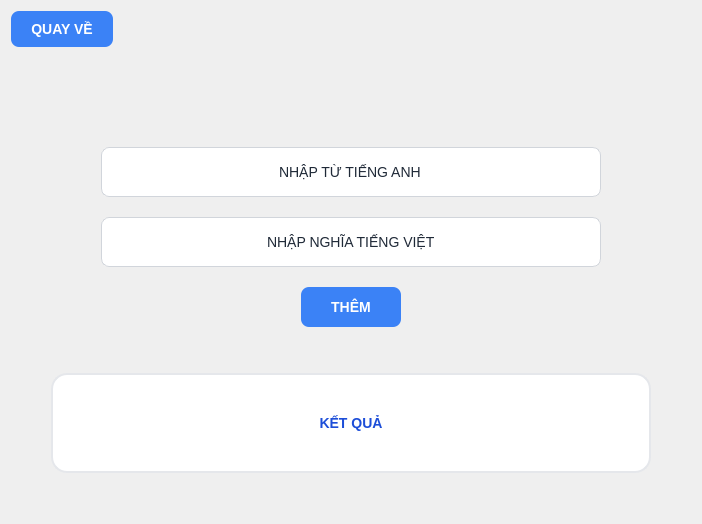
      <widget class="QWidget" name="p3_them_tu_vung">
       <layout class="QVBoxLayout" name="verticalLayout_7">
        <item>
         <layout class="QVBoxLayout" name="verticalLayout_6">
          <property name="spacing">
           <number>20</number>
          </property>
          <item>
           <layout class="QHBoxLayout" name="horizontalLayout_11">
            <item>
             <widget class="QPushButton" name="btn_back_tu_them_tu_vung">
              <property name="styleSheet">
               <string notr="true">QPushButton {
    background-color: #3B82F6; /* Màu xanh dương hiện đại */
    color: #FFFFFF;            /* Chữ màu trắng */
    border: none;              /* Bỏ viền đen viền mặc định */
    border-radius: 8px;        /* Bo góc */
    padding: 10px 20px;        /* Nút to, dễ bấm */
    font-size: 14px;
    font-weight: bold;
    font-family: &quot;Segoe UI&quot;, Arial, sans-serif;
}

QPushButton:hover {
    background-color: #2563EB; /* Hiệu ứng di chuột: Nền tối đi một xíu */
}

QPushButton:pressed {
    background-color: #1D4ED8; /* Hiệu ứng click: Nền tối hẳn lại */
}</string>
              </property>
              <property name="text">
               <string>QUAY VỀ</string>
              </property>
             </widget>
            </item>
            <item>
             <spacer name="horizontalSpacer_9">
              <property name="orientation">
               <enum>Qt::Orientation::Horizontal</enum>
              </property>
              <property name="sizeHint" stdset="0">
               <size>
                <width>40</width>
                <height>20</height>
               </size>
              </property>
             </spacer>
            </item>
           </layout>
          </item>
          <item>
           <spacer name="verticalSpacer_10">
            <property name="orientation">
             <enum>Qt::Orientation::Vertical</enum>
            </property>
            <property name="sizeHint" stdset="0">
             <size>
              <width>20</width>
              <height>40</height>
             </size>
            </property>
           </spacer>
          </item>
          <item>
           <spacer name="verticalSpacer_13">
            <property name="orientation">
             <enum>Qt::Orientation::Vertical</enum>
            </property>
            <property name="sizeHint" stdset="0">
             <size>
              <width>20</width>
              <height>40</height>
             </size>
            </property>
           </spacer>
          </item>
          <item alignment="Qt::AlignmentFlag::AlignHCenter">
           <widget class="QLineEdit" name="text_nhap_tu_tieng_anh_them">
            <property name="enabled">
             <bool>true</bool>
            </property>
            <property name="minimumSize">
             <size>
              <width>500</width>
              <height>50</height>
             </size>
            </property>
            <property name="maximumSize">
             <size>
              <width>600</width>
              <height>50</height>
             </size>
            </property>
            <property name="styleSheet">
             <string notr="true">QLineEdit {
    background-color: #FFFFFF; /* Nền trắng sáng */
    color: #1F2937;            /* CHỮ MÀU ĐEN ĐẬM - Đảm bảo luôn nhìn thấy chữ */
    border: 1px solid #D1D5DB; /* Viền xám nhạt */
    border-radius: 8px;        /* Bo góc mềm mại */
    padding: 8px 12px;         /* Khoảng cách từ chữ tới viền vừa đủ */
    font-size: 14px;
    font-family: &quot;Segoe UI&quot;, Arial, sans-serif;
}

QLineEdit:focus {
    border: 2px solid #3B82F6; /* Khi click vào gõ, viền sáng màu xanh dương */
    background-color: #FFFFFF;
}</string>
            </property>
            <property name="text">
             <string>NHẬP TỪ TIẾNG ANH</string>
            </property>
            <property name="alignment">
             <set>Qt::AlignmentFlag::AlignCenter</set>
            </property>
            <property name="placeholderText">
             <string>NHẬP TỪ TIẾNG ANH</string>
            </property>
           </widget>
          </item>
          <item alignment="Qt::AlignmentFlag::AlignHCenter">
           <widget class="QLineEdit" name="text_nhap_tu_tieng_viet_them">
            <property name="minimumSize">
             <size>
              <width>500</width>
              <height>50</height>
             </size>
            </property>
            <property name="maximumSize">
             <size>
              <width>600</width>
              <height>50</height>
             </size>
            </property>
            <property name="styleSheet">
             <string notr="true">QLineEdit {
    background-color: #FFFFFF; /* Nền trắng sáng */
    color: #1F2937;            /* CHỮ MÀU ĐEN ĐẬM - Đảm bảo luôn nhìn thấy chữ */
    border: 1px solid #D1D5DB; /* Viền xám nhạt */
    border-radius: 8px;        /* Bo góc mềm mại */
    padding: 8px 12px;         /* Khoảng cách từ chữ tới viền vừa đủ */
    font-size: 14px;
    font-family: &quot;Segoe UI&quot;, Arial, sans-serif;
}

QLineEdit:focus {
    border: 2px solid #3B82F6; /* Khi click vào gõ, viền sáng màu xanh dương */
    background-color: #FFFFFF;
}</string>
            </property>
            <property name="text">
             <string>NHẬP NGHĨA TIẾNG VIỆT</string>
            </property>
            <property name="alignment">
             <set>Qt::AlignmentFlag::AlignCenter</set>
            </property>
            <property name="placeholderText">
             <string>NHẬP NGHĨA TIẾNG VIỆT</string>
            </property>
           </widget>
          </item>
          <item alignment="Qt::AlignmentFlag::AlignHCenter">
           <widget class="QPushButton" name="btn_them">
            <property name="minimumSize">
             <size>
              <width>100</width>
              <height>40</height>
             </size>
            </property>
            <property name="maximumSize">
             <size>
              <width>100</width>
              <height>40</height>
             </size>
            </property>
            <property name="styleSheet">
             <string notr="true">QPushButton {
    background-color: #3B82F6; /* Màu xanh dương hiện đại */
    color: #FFFFFF;            /* Chữ màu trắng */
    border: none;              /* Bỏ viền đen viền mặc định */
    border-radius: 8px;        /* Bo góc */
    padding: 10px 20px;        /* Nút to, dễ bấm */
    font-size: 14px;
    font-weight: bold;
    font-family: &quot;Segoe UI&quot;, Arial, sans-serif;
}

QPushButton:hover {
    background-color: #2563EB; /* Hiệu ứng di chuột: Nền tối đi một xíu */
}

QPushButton:pressed {
    background-color: #1D4ED8; /* Hiệu ứng click: Nền tối hẳn lại */
}</string>
            </property>
            <property name="text">
             <string>THÊM</string>
            </property>
           </widget>
          </item>
          <item>
           <spacer name="verticalSpacer_11">
            <property name="orientation">
             <enum>Qt::Orientation::Vertical</enum>
            </property>
            <property name="sizeHint" stdset="0">
             <size>
              <width>20</width>
              <height>40</height>
             </size>
            </property>
           </spacer>
          </item>
         </layout>
        </item>
        <item>
         <layout class="QHBoxLayout" name="horizontalLayout_10">
          <item>
           <spacer name="horizontalSpacer_10">
            <property name="orientation">
             <enum>Qt::Orientation::Horizontal</enum>
            </property>
            <property name="sizeHint" stdset="0">
             <size>
              <width>40</width>
              <height>20</height>
             </size>
            </property>
           </spacer>
          </item>
          <item>
           <widget class="QLabel" name="lbl_ket_qua_them">
            <property name="minimumSize">
             <size>
              <width>600</width>
              <height>100</height>
             </size>
            </property>
            <property name="maximumSize">
             <size>
              <width>600</width>
              <height>100</height>
             </size>
            </property>
            <property name="styleSheet">
             <string notr="true">QLabel {
    background-color: #FFFFFF; /* Nền thẻ màu trắng */
    color: #1D4ED8;            /* Chữ màu xanh dương đậm cho dễ học */
    border: 2px solid #E5E7EB; /* Viền xám rất mờ */
    border-radius: 16px;       /* Bo góc tròn trịa giống cái thẻ thật */
    padding: 30px;             /* Khoảng cách từ viền vào chữ rộng ra */
    font-size: 14px;           /* Chữ từ vựng cực to */
    font-weight: bold;
    font-family: &quot;Segoe UI&quot;, Arial, sans-serif;
    /* qproperty-alignment: AlignCenter;  &lt;- Bạn chỉnh Canh giữa trong Property Editor sẽ tốt hơn */
}</string>
            </property>
            <property name="text">
             <string>KẾT QUẢ</string>
            </property>
            <property name="alignment">
             <set>Qt::AlignmentFlag::AlignCenter</set>
            </property>
           </widget>
          </item>
          <item>
           <spacer name="horizontalSpacer_11">
            <property name="orientation">
             <enum>Qt::Orientation::Horizontal</enum>
            </property>
            <property name="sizeHint" stdset="0">
             <size>
              <width>40</width>
              <height>20</height>
             </size>
            </property>
           </spacer>
          </item>
         </layout>
        </item>
        <item>
         <spacer name="verticalSpacer_12">
          <property name="orientation">
           <enum>Qt::Orientation::Vertical</enum>
          </property>
          <property name="sizeHint" stdset="0">
           <size>
            <width>20</width>
            <height>40</height>
           </size>
          </property>
         </spacer>
        </item>
       </layout>
      </widget>
